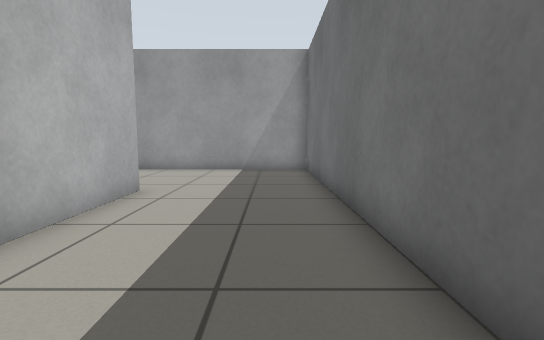
[1] (above)

16 first-person views from a walk through a robot-simulator world made for Gazebo. The camera is 0.66 m above the floor, tilts 6° down and sees 85° across. The floor is counted in squares, 0.5 m on a side. Each view is taken from the middle of a square. On the plan, view 1 faces up. The plan holds only what a view shows up to about 13 squares ahead; the rest is blank.

[2]
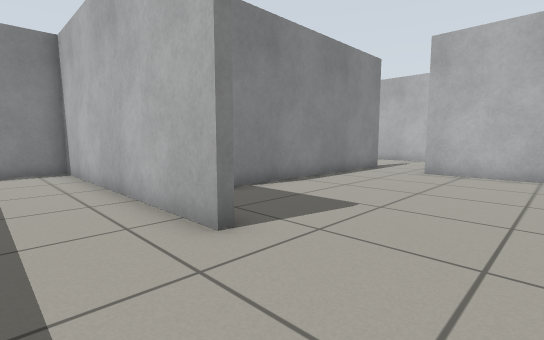

[3]
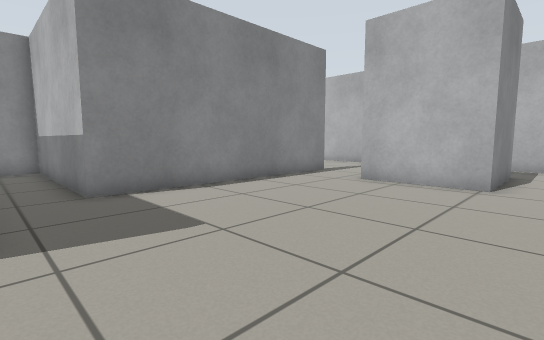

[4]
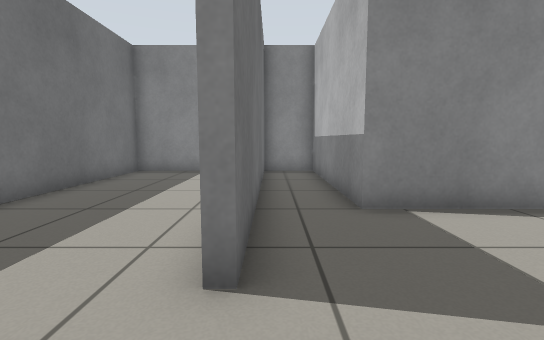

[5]
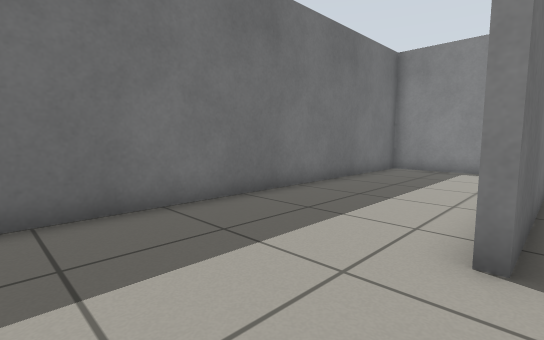

[6]
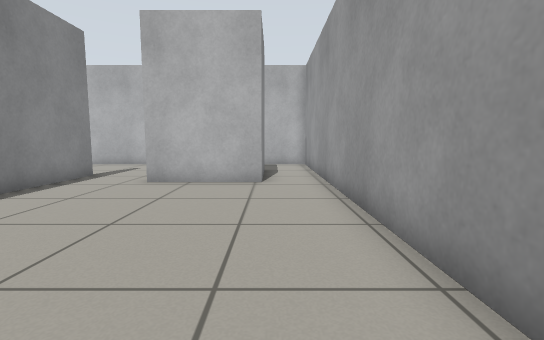

[7]
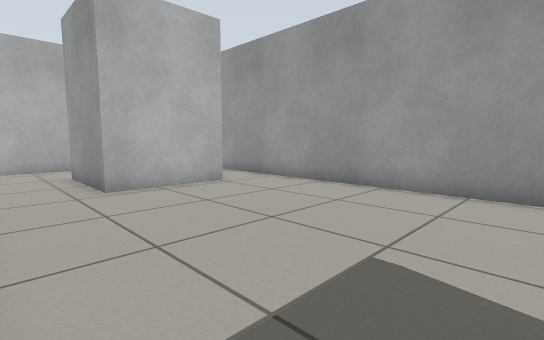

[8]
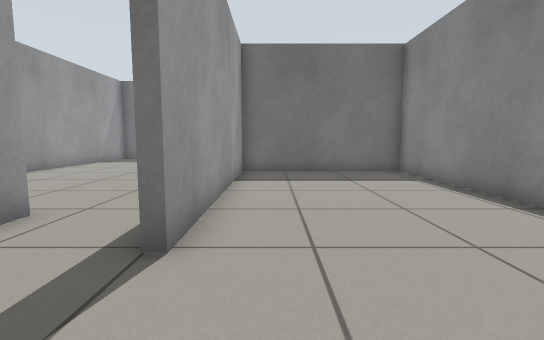

[9]
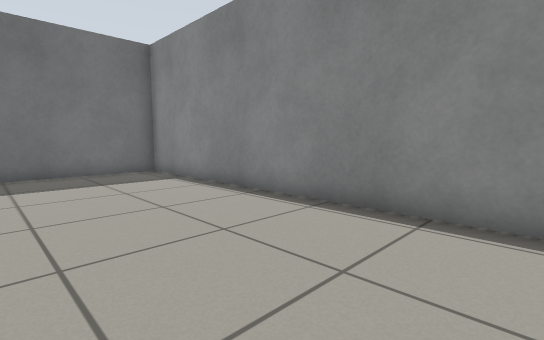

[10]
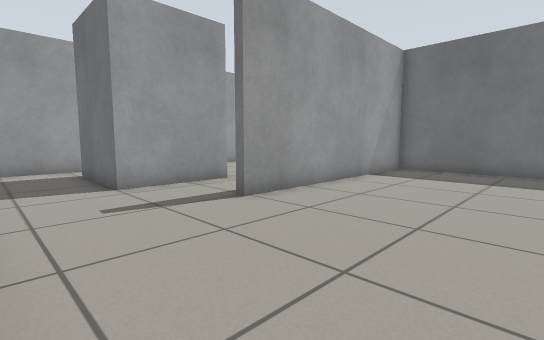

[11]
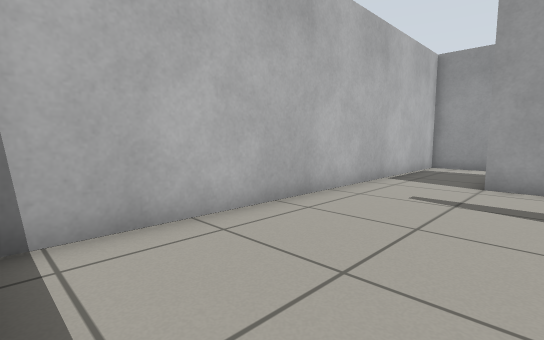

[12]
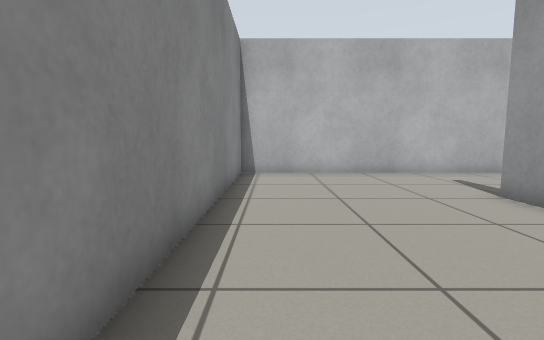

[13]
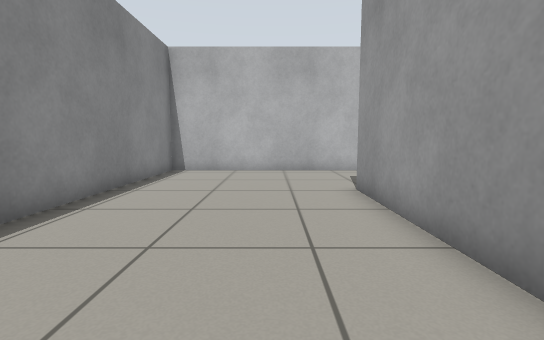

[14]
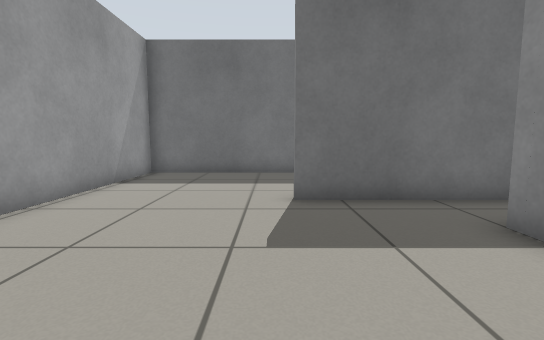

[15]
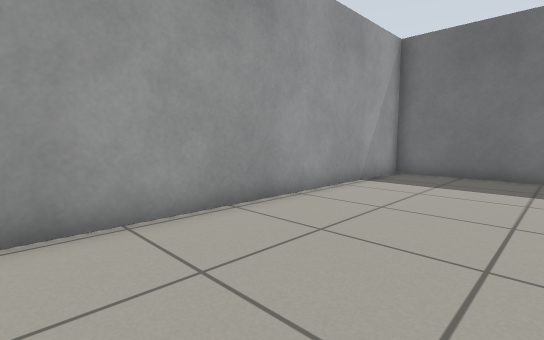

[16]
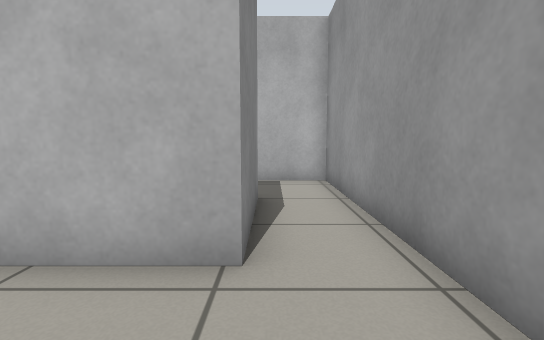

### Floor plan
Ten units are one square. View 1 is at (0, 0); x grows to the right and y downward. Boxes are objects, and circles mark ways between rooms. Rooms are numbered by the first view taken in them; rooms with no view inside come last. Other rooms are left out.
<svg viewBox="-199 -132 219 159">
<path fill="none" stroke="#000" d="M-34 -76 -34 22 15 22 15 -127 -114 -127M-130 -107 -130 -72 -145 -72M-147 -45 -57 -45 -57 22 -37 22 -37 -76M-145 -72 -165 -72 -165 -107 -130 -107M-114 -127 -194 -127 -194 22 -60 22 -60 -42 -147 -42 -147 -45"/>
<circle cx="-115" cy="-115" r="3" fill="#2a7"/>
<circle cx="-135" cy="-65" r="3" fill="#2a7"/>
<text x="-50" y="-60">1</text>
<text x="-140" y="-30">2</text>
</svg>
Room 1 opens to room 2.

Where each view was taken, in squares from view 1:
view 1: 0 up, 0 right, facing up
view 2: 11 up, 1 left, facing down-left
view 3: 12 up, 4 left, facing down-left
view 4: 10 up, 4 left, facing down
view 5: 11 up, 4 left, facing down-right
view 6: 11 up, 4 left, facing left
view 7: 5 up, 5 left, facing up-left
view 8: 3 up, 18 left, facing right
view 9: 3 up, 18 left, facing down-right
view 10: 1 down, 19 left, facing up-right
view 11: 2 down, 15 left, facing up-left
view 12: 1 down, 8 left, facing left
view 13: 2 up, 7 left, facing left
view 14: 8 up, 10 left, facing right
view 15: 8 up, 10 left, facing up-right
view 16: 11 up, 10 left, facing left
